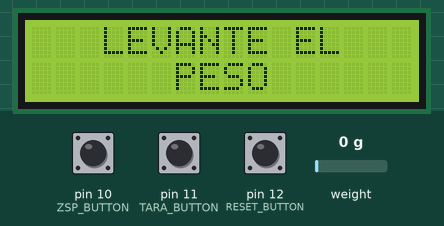
Recording of a sketch running on a simulated Arduino Uno, built with avr-gcc and run on an emulated ATmega328P. Parts: 16×2 character LCD. The test bench sets the inputs (shaded band); at power-on: pin 10 (ZSP_BUTTON) LOW, pin 11 (TARA_BUTTON) LOW, pin 12 (RESET_BUTTON) LOW, weight on the scale 0 g.

Above: at 1.2 s.
1.3 s: pin 10 (ZSP_BUTTON) pulled HIGH for 1.2 s
At 2.8 s:
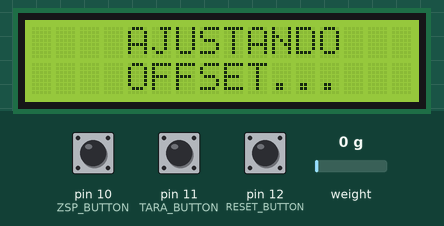
6.5 s: pin 11 (TARA_BUTTON) pulled HIGH for 1.2 s
At 7.4 s:
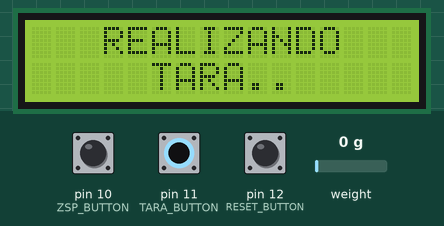
11.8 s: pin 12 (RESET_BUTTON) pulled HIGH for 1.2 s
At 13.9 s:
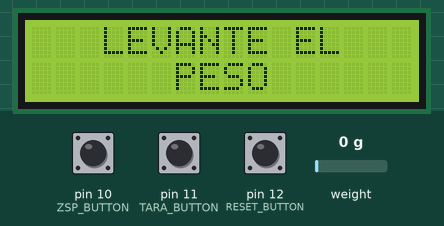
14.7 s: pin 10 (ZSP_BUTTON) pulled HIGH for 3.2 s
At 19.7 s:
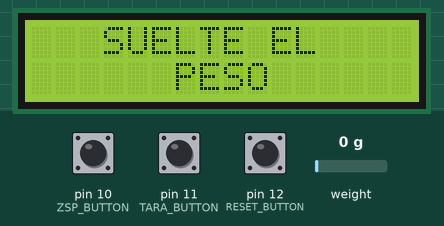
Timing chart, 0 to 20.7 s (numbered marks = the images above; inputs shaded):
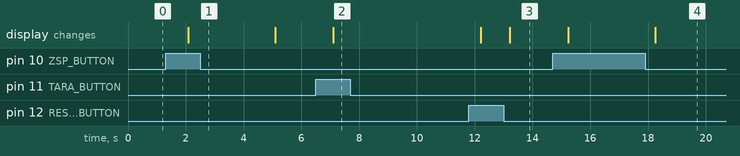

The sketch:

Digital_liquid_densimeter.ino
```cpp
#include<LiquidCrystal.h> // Include the Liquid Crystal Display library
#include <HX711.h> // Include the HX711 load cell amplifier library


const int rs=2; // Connect the rs pin of the LCD to digital pin 2 of the Arduino
const int en=3; // Connect the enable pin of the LCD to digital pin 3 of the Arduino
const int d4=4; // Connect the d4 pin of the LCD to digital pin 4 of the Arduino
const int d5=5; // Connect the d5 pin of the LCD to digital pin 5 of the Arduino
const int d6=6; // Connect the d6 pin of the LCD to digital pin 6 of the Arduino
const int d7=7; // Connect the d7 pin of the LCD to digital pin 7 of the Arduino

const int LC_DT_PIN = 8; // Connect the HX711 board's DT pin to digital pin 8 of the Arduino
const int LC_SCK_PIN = 9; //  Connect the HX711 board's SCK pin to digital pin 9 of the Arduino
const int ZSP_BUTTON = 10;
const int TARA_BUTTON = 11;
const int RESET_BUTTON = 12;

boolean zsp = LOW;
boolean tara = LOW;
boolean rst = LOW;

bool Calibracion = true;

int Estado = 1;

float Gravity = 9.77; // Gravedad en Cali en m/s^2
float pi = 3.14159265358979323846;
float radio = 0.0095; //metros
float Altura = 0.152; //metros
float VolumenCilindro = pi*(radio)*(radio)* Altura; // metros cubicos
float PesoBarra = 124.61; // gramos

float Offset_Celda = 0.00;
float Fuerza_real = 0.00;
float tara_real = 0.00;

LiquidCrystal mydisplay(rs,en,d4,d5,d6,d7); // Create an object called "mydisplay"
HX711 load; // Create an object called "scale"

void setup()
{
  Serial.begin(9600);
  pinMode(ZSP_BUTTON, INPUT);
  pinMode(TARA_BUTTON, INPUT);
  pinMode(RESET_BUTTON, INPUT);
  mydisplay.begin(16,2); // Initialize the LCD with 16 columns and 2 rows
  mydisplay.clear(); // Clear the contents displayed on the LCD, if any.
  load.begin(LC_DT_PIN, LC_SCK_PIN); // Initialize the HX711 amplifer

}

void loop()
{
    if(Calibracion == true){
      if (Estado == 1){
        mydisplay.clear();
        mydisplay.setCursor(3,0);
        mydisplay.print("LEVANTE EL");
        mydisplay.setCursor(6,1);
        mydisplay.print("PESO");
        //Serial.println("LEVANTE EL PESO");
        zsp = digitalRead(ZSP_BUTTON);
        if (zsp == HIGH) {
          mydisplay.clear();
          mydisplay.setCursor(4,0);
          mydisplay.print("AJUSTANDO");
          mydisplay.setCursor(4,1);
          mydisplay.print("OFFSET...");
          //Serial.println("AJUSTANDO OFFSET");
          for (int i=0; i<20; i++) {
              Offset_Celda = Offset_Celda + (load.read()/20);
          }
          Estado++;
        }
      }
      else{
        mydisplay.clear();
        mydisplay.setCursor(3,0);
        mydisplay.print("SUELTE EL");
        mydisplay.setCursor(6,1);
        mydisplay.print("PESO");
        //Serial.println("SUELTE EL PESO");
        tara = digitalRead(TARA_BUTTON);
        if (tara == HIGH) {
          mydisplay.clear();
          mydisplay.setCursor(3,0);
          mydisplay.print("REALIZANDO");
          mydisplay.setCursor(5,1);
          mydisplay.print("TARA..");
          for (int i=0; i<20; i++) {
              tara_real = tara_real + ((load.read()-Offset_Celda)/20);
          }
          for (int i=0; i<20; i++) {
            Fuerza_real = Fuerza_real+((load.read() - Offset_Celda)*PesoBarra/tara_real*0.001*9.77)/20;
          }
          Estado = 1;
          Calibracion = false;
        }
      }
    }
    else{
      float Force = (load.read() - Offset_Celda)*PesoBarra/tara_real*0.001*Gravity-Fuerza_real; // Define a variable called "reading" to store the value from the amplifier
      float density =abs(Force/(VolumenCilindro*Gravity));

      mydisplay.clear();
      mydisplay.setCursor(0,0);
      mydisplay.print("DENSIDAD = ");


      mydisplay.setCursor(0,1);
      mydisplay.print(density);
      //Serial.println(density);

      mydisplay.setCursor(9,1);
      mydisplay.print("Kg/m^3");
      mydisplay.print("      ");
    }

    rst = digitalRead(RESET_BUTTON);

    if (rst == HIGH){
      Calibracion = true;
      Estado = 1;
      Offset_Celda = 0.00;
      Fuerza_real = 0.00;
      tara_real = 0.00;
    }

   delay(1000);
}
```

Measured:
- after the input at 1.3 s, the display: changes after 0.78 s (image 1)
- after the input at 6.5 s, the display: changes after 0.60 s (image 2)
- after the input at 11.8 s, the display: first differs from a run without the input after 1.4 s (image 3)
- after the input at 14.7 s, the display: first changes after 0.54 s (image 4 shows a later state)
